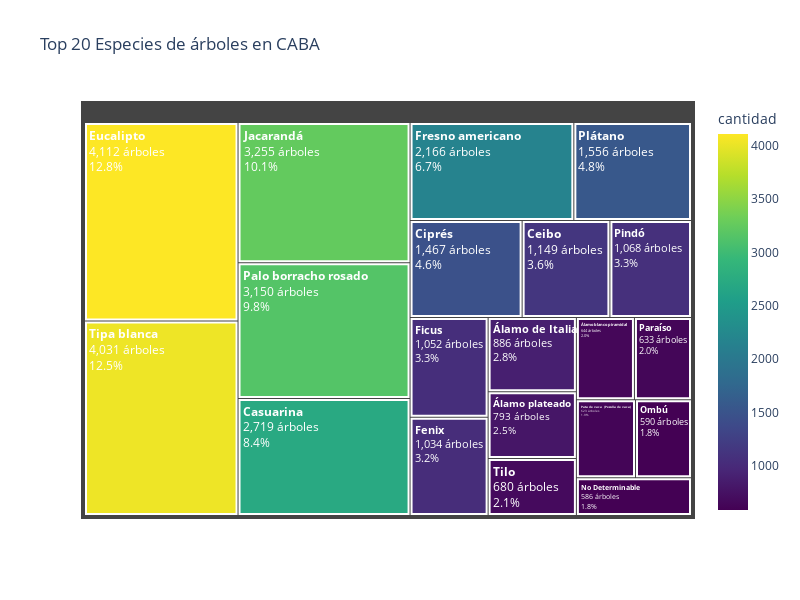

The cell this chart's notebook holds for it:
### Markdown cell above
### Top 20 especies por cantidad es espacios verdes de CABA

### Code cell
especies_count = arboles['nombre_com'].value_counts().head(20).reset_index()
especies_count.columns = ['especie', 'cantidad']
especies_count['porcentaje'] = (especies_count['cantidad'] / especies_count['cantidad'].sum() * 100).round(1)
especies_count['label'] = especies_count.apply(
    lambda x: f"<b>{x['especie']}</b><br>{x['cantidad']:,} árboles<br>{x['porcentaje']}%",
    axis=1
)
fig = px.treemap(
    especies_count,
    path=['label'],
    values='cantidad',
    title='Top 20 Especies de árboles en CABA',
    color='cantidad',
    color_continuous_scale='Viridis'
)
fig.update_traces(
    textfont=dict(size=12, color='white'),
    marker_line=dict(width=2, color='white'),
     hovertemplate='<b>%{label}</b><extra></extra>'
)
fig.update_layout(width=800, height=600)
fig.show()

### Figure 1 — Plotly figure (JSON) as saved in the notebook; plotly's stock layout.template omitted (floating-point values rounded to 4 significant figures)
{"data": [{"branchvalues": "total", "customdata": [[4112.0], [4031.0], [3255.0], [3150.0], [2719.0], [2166.0], [1556.0], [1467.0], [1149.0], [1068.0], [1052.0], [1034.0], [886.0], [793.0], [680.0], [644.0], [633.0], [623.0], [590.0], [586.0]], "domain": {"x": [0, 1], "y": [0, 1]}, "hovertemplate": "<b>%{label}</b><extra></extra>", "ids": ["<b>Eucalipto</b><br>4,112 árboles<br>12.8%", "<b>Tipa blanca</b><br>4,031 árboles<br>12.5%", "<b>Jacarandá</b><br>3,255 árboles<br>10.1%", "<b>Palo borracho rosado</b><br>3,150 árboles<br>9.8%", "<b>Casuarina</b><br>2,719 árboles<br>8.4%", "<b>Fresno americano</b><br>2,166 árboles<br>6.7%", "<b>Plátano</b><br>1,556 árboles<br>4.8%", "<b>Ciprés</b><br>1,467 árboles<br>4.6%", "<b>Ceibo</b><br>1,149 árboles<br>3.6%", "<b>Pindó</b><br>1,068 árboles<br>3.3%", "<b>Ficus</b><br>1,052 árboles<br>3.3%", "<b>Fenix</b><br>1,034 árboles<br>3.2%", "<b>Álamo de Italia</b><br>886 árboles<br>2.8%", "<b>Álamo plateado</b><br>793 árboles<br>2.5%", "<b>Tilo</b><br>680 árboles<br>2.1%", "<b>Álamo blanco piramidal</b><br>644 árboles<br>2.0%", "<b>Paraíso</b><br>633 árboles<br>2.0%", "<b>Pata de vaca  (Pezuña de vaca)</b><br>623 árboles<br>1.9%", "<b>Ombú</b><br>590 árboles<br>1.8%", "<b>No Determinable</b><br>586 árboles<br>1.8%"], "labels": ["<b>Eucalipto</b><br>4,112 árboles<br>12.8%", "<b>Tipa blanca</b><br>4,031 árboles<br>12.5%", "<b>Jacarandá</b><br>3,255 árboles<br>10.1%", "<b>Palo borracho rosado</b><br>3,150 árboles<br>9.8%", "<b>Casuarina</b><br>2,719 árboles<br>8.4%", "<b>Fresno americano</b><br>2,166 árboles<br>6.7%", "<b>Plátano</b><br>1,556 árboles<br>4.8%", "<b>Ciprés</b><br>1,467 árboles<br>4.6%", "<b>Ceibo</b><br>1,149 árboles<br>3.6%", "<b>Pindó</b><br>1,068 árboles<br>3.3%", "<b>Ficus</b><br>1,052 árboles<br>3.3%", "<b>Fenix</b><br>1,034 árboles<br>3.2%", "<b>Álamo de Italia</b><br>886 árboles<br>2.8%", "<b>Álamo plateado</b><br>793 árboles<br>2.5%", "<b>Tilo</b><br>680 árboles<br>2.1%", "<b>Álamo blanco piramidal</b><br>644 árboles<br>2.0%", "<b>Paraíso</b><br>633 árboles<br>2.0%", "<b>Pata de vaca  (Pezuña de vaca)</b><br>623 árboles<br>1.9%", "<b>Ombú</b><br>590 árboles<br>1.8%", "<b>No Determinable</b><br>586 árboles<br>1.8%"], "marker": {"coloraxis": "coloraxis", "colors": [4112.0, 4031.0, 3255.0, 3150.0, 2719.0, 2166.0, 1556.0, 1467.0, 1149.0, 1068.0, 1052.0, 1034.0, 886.0, 793.0, 680.0, 644.0, 633.0, 623.0, 590.0, 586.0], "line": {"color": "white", "width": 2}}, "name": "", "parents": ["", "", "", "", "", "", "", "", "", "", "", "", "", "", "", "", "", "", "", ""], "textfont": {"color": "white", "size": 12}, "type": "treemap", "values": [4112.0, 4031.0, 3255.0, 3150.0, 2719.0, 2166.0, 1556.0, 1467.0, 1149.0, 1068.0, 1052.0, 1034.0, 886.0, 793.0, 680.0, 644.0, 633.0, 623.0, 590.0, 586.0]}], "layout": {"coloraxis": {"colorbar": {"title": {"text": "cantidad"}}, "colorscale": [[0, "#440154"], [0.1111, "#482878"], [0.2222, "#3e4989"], [0.3333, "#31688e"], [0.4444, "#26828e"], [0.5556, "#1f9e89"], [0.6667, "#35b779"], [0.7778, "#6ece58"], [0.8889, "#b5de2b"], [1, "#fde725"]]}, "height": 600, "legend": {"tracegroupgap": 0}, "title": {"text": "Top 20 Especies de árboles en CABA"}, "width": 800}}
